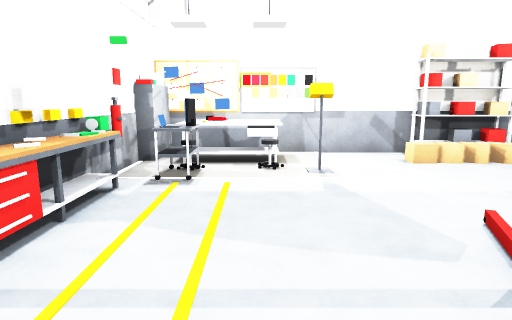
view 1 (above)

24 first-person views from a walk through a Unity game level. The camera is 1.4 m above the floor, tilts 10° down and sees 75° across. Doors are open. The floor is counted in squares, 1 m on a side. Each view is taken from the middle of a square. On the plan, view 1 faces up. The plan holds only what a view shows up to about 15 squares ahead; the rest is blank. The place goes on beyond the plan. The player is left out. Some surface patterns are stand-ins.

view 2
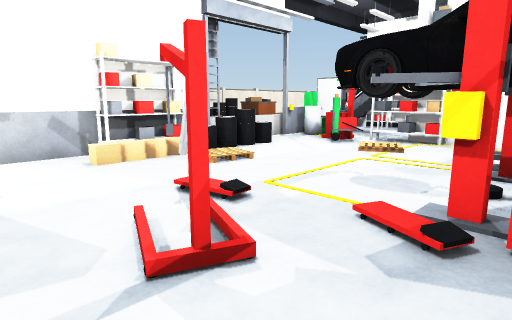

view 3
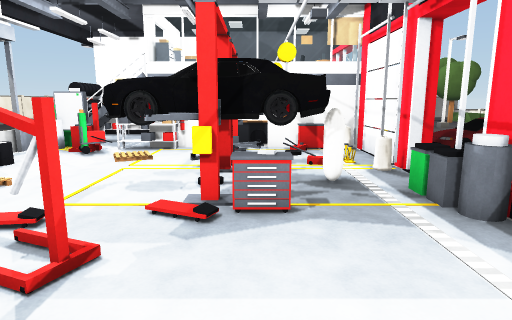

view 4
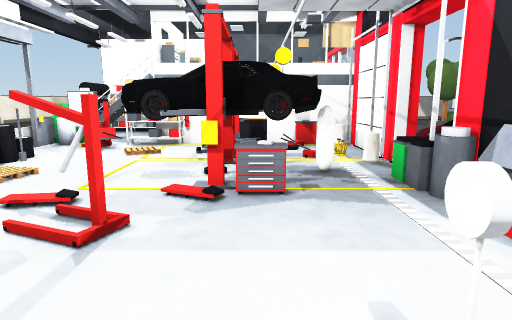

view 5
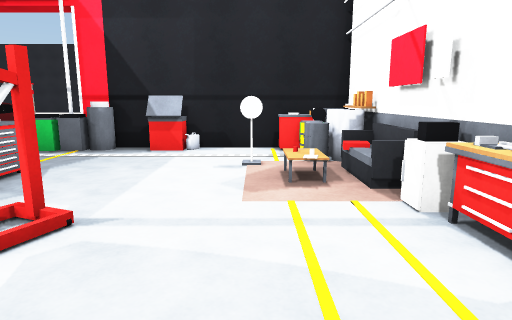

view 6
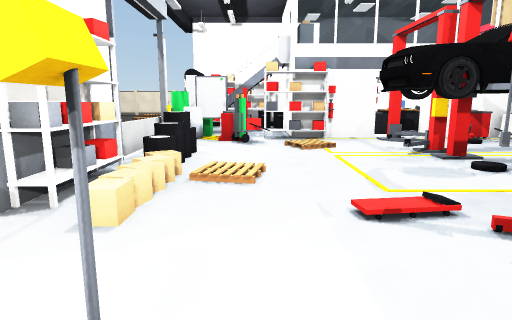

view 7
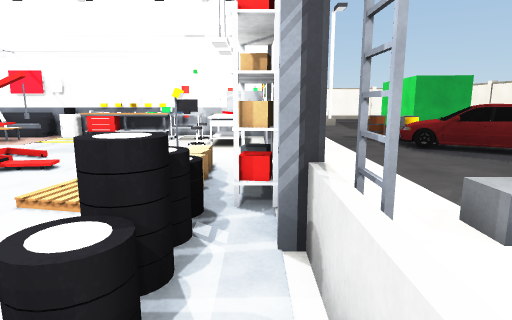

view 8
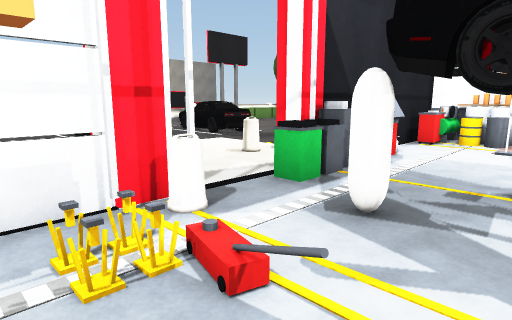

view 9
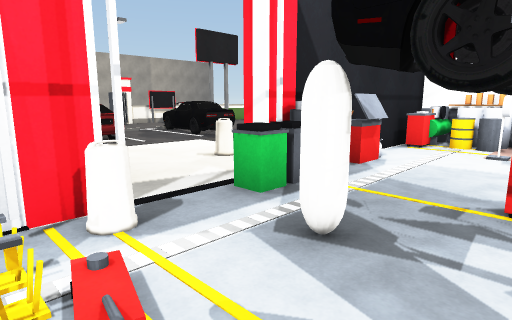

view 10
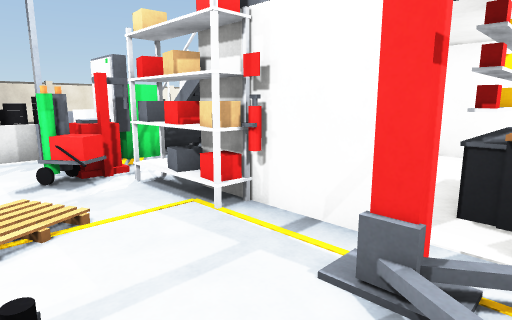

view 11
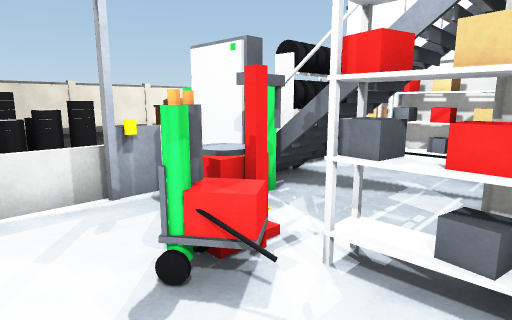

view 12
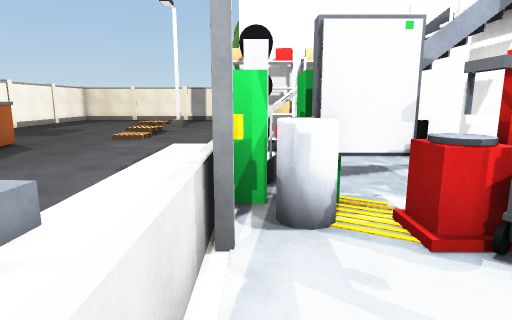

view 13
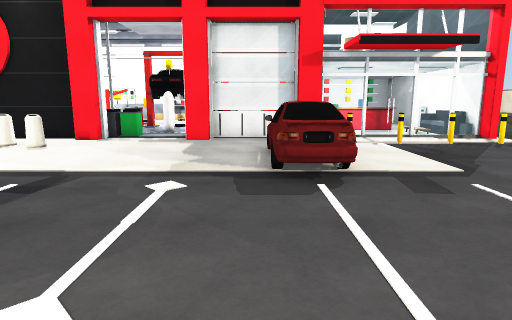

view 14
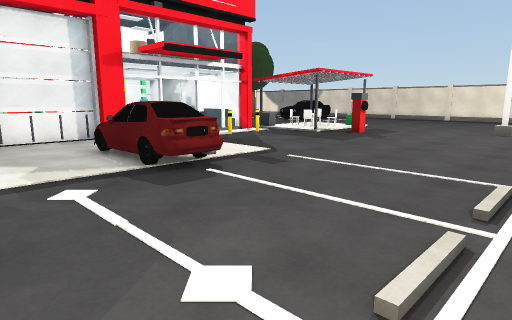

view 15
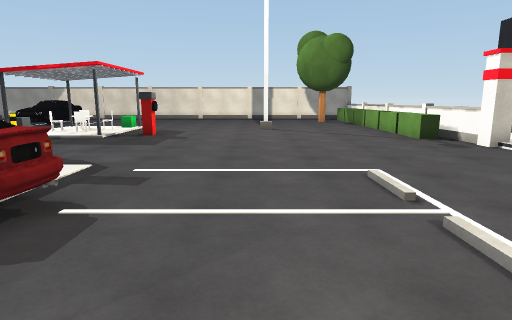

view 16
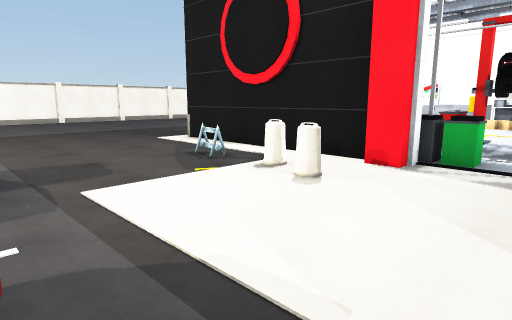

view 17
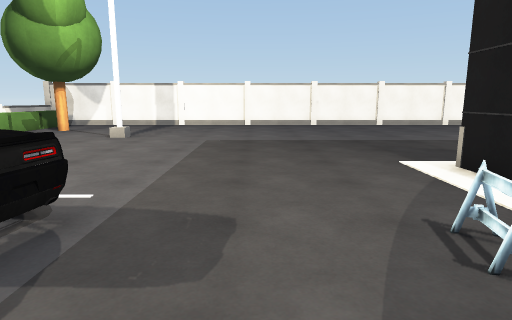

view 18
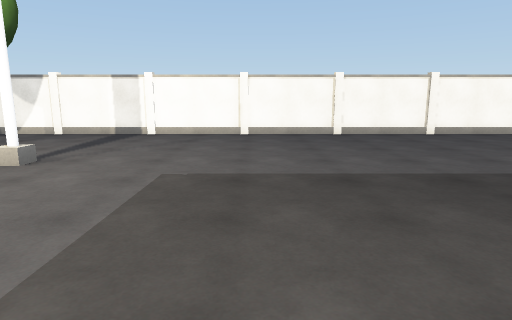

view 19
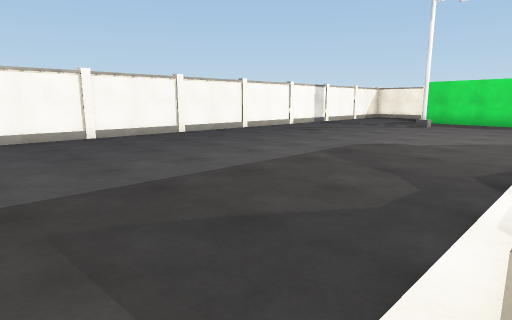

view 20
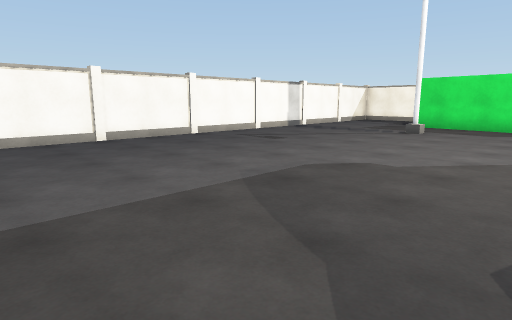

view 21
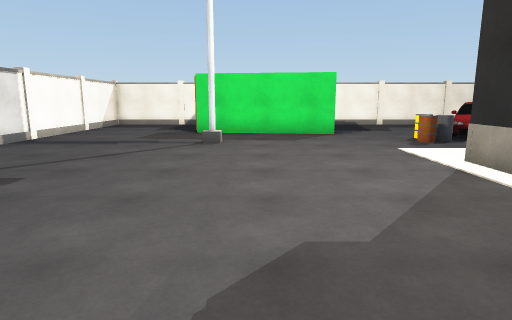

view 22
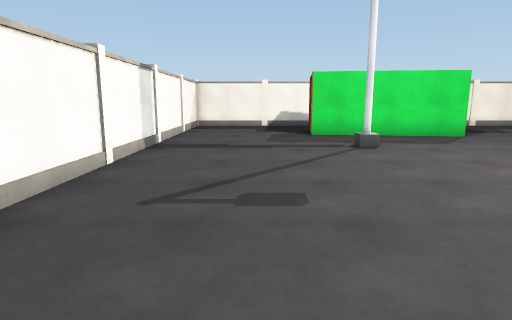

view 23
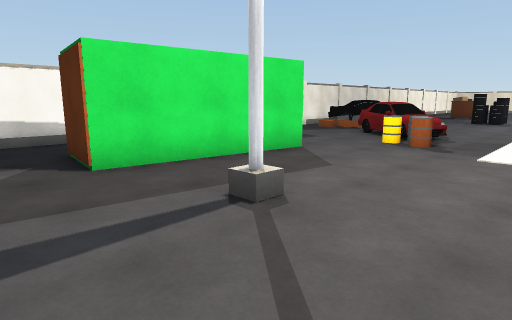

view 24
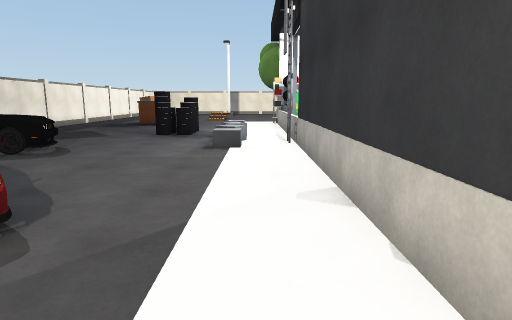

### Floor plan
Points are (right, up) in squares from view 1. A wall is a line through its corners. A room is listed if a view was taken in it or the views show most of it. See-through windows are left out.
Room 1 (views 1, 2, 3, 4, 5, 6, 7, 8, 9, 10, 11, 12, 13, 14, 15, 16, 17, 18, 19, 20, 21, 22, 23, 24)
walls: (2, -3.6) (3.1, -3.6) (3.1, -3.9); (4.4, -4.6) (-3.2, -4.6); (5.3, -4.4) (5.3, -5) (4.5, -5); (-2.7, 0.5) (-2.7, -0.9); (-2.8, 2.6) (-2.8, -1.5); (-2.8, -3.4) (-2.8, -4.3) (3.6, -4.3); (9.4, -4.3) (12.5, -4.3); (6.6, 8.6) (6.6, 9.4); (4.3, 9.3) (-1.5, 9.3); (4.4, 9.4) (4.4, 8.6); (-2.8, 8) (-2.8, 6.4); (-3.1, 8.1) (-3.1, 9.8); (13.2, 1.2) (13.2, 2.6); (-1.5, 9.6) (10, 9.6); (13.2, -3.5) (13.2, -2.4); (8, 9.8) (8, 9.3) (6.4, 9.3); (13.4, -5) (12.6, -5) (12.6, -4.4) (9.3, -4.4) (9.3, -5) (8.5, -5) (8.5, -4.4); (13.2, 5.6) (12.5, 5.6); (13.4, 7.8) (13.4, 8.3); (13.4, 8.7) (13.4, 9.4); (19.4, -4.6) (16.8, -4.6); (19.3, -5.1) (19.3, -1.6); (-4.5, 16.3) (-10.7, 17.1) (-10.5, 18.5); (-16.4, 18.2) (-16.4, -17.5)
low walls: (-1.5, -3.6) (-0.7, -3.6) (-0.7, -4.1); (14.4, 0.5) (14.4, 1.1); (12.4, 9.5) (8, 9.5)
ways out: opening at (14, 7); open door at (-3.7, 7.3)
objects: other object (-10, -15) to (-9, -14); other object (-10, 13) to (-9, 14); other object (-3, -3); other object (-3, -2); other object (-3, 3); other object (-3, 4); other object (-3, 5); other object (-3, 6); other object (-3, 8) to (-2, 9); other object (-2, -4); other object (-2, -3); other object (-2, -2); other object (-2, -1); other object (-2, 1) to (-2, 2); other object (-2, 3) to (-2, 5); other object (-2, 6) to (-1, 7); other object (-2, 9); other object (-2, 14); other object (-2, 15) to (-1, 15); other object (-1, -3); other object (-1, -2); other object (-1, 7) to (0, 8); other object (-1, 14); other object (0, -13) to (1, -11); other object (0, -1); other object (0, 14) to (2, 17); other object (1, -7); other object (1, 7); other object (3, -7) to (3, -6); other object (3, 2) to (3, 3); other object (4, -7); other object (4, -4) to (5, -4); other object (5, -13) to (5, -12); other object (5, -1) to (5, 0); other object (5, 1) to (6, 2); other object (5, 9); other object (6, -4); other object (6, -1) to (6, 0); other object (6, 2) to (8, 3); other object (6, 9); other object (6, 17) to (7, 18); other object (7, 1); other object (7, 8); other object (8, -4) to (9, -4); other object (8, -1); other object (8, 0) to (8, 1); other object (8, 8); other object (9, 1) to (10, 1); other object (9, 8) to (10, 8); other object (9, 10); other object (10, -1); other object (11, -11) to (13, -7); other object (11, 6); other object (11, 7); other object (11, 12); other object (11, 14); other object (11, 15); other object (12, 1); other object (12, 5); other object (12, 6); other object (12, 7); other object (12, 9); other object (12, 12); other object (12, 14); other object (12, 15) to (13, 15); other object (13, -4); other object (13, -2); other object (13, 3); other object (13, 4); other object (13, 5); other object (13, 7); other object (13, 8) to (13, 9); other object (13, 14); other object (14, -6); other object (14, -4); other object (14, -3); other object (14, -1); other object (14, 0); other object (15, -1) to (15, 0); other object (16, -6); other object (16, -5); other object (17, -6); other object (19, -6); other object (19, 9); other object (19, 17) to (20, 17); other object (21, -8); other object (21, -5) to (22, -5); other object (22, -10) to (22, -9); other object (22, -6); other object (23, -5)

Positions as (right, up) in squares from view 1, and headings:
1: (0, 0), facing up
2: (1, 0), facing up-right
3: (-1, 0), facing right
4: (-2, 0), facing right
5: (0, 6), facing down
6: (0, 6), facing right
7: (11, 9), facing left
8: (11, 0), facing down-left
9: (10, 0), facing down-left
10: (10, 0), facing up-right
11: (10, 4), facing up-right
12: (9, 9), facing right
13: (11, -17), facing up
14: (8, -17), facing up-right
15: (8, -14), facing right
16: (8, -12), facing up-left
17: (4, -9), facing left
18: (-2, -9), facing left
19: (-3, -6), facing up-left
20: (-4, -2), facing up-left
21: (-8, 2), facing up
22: (-13, 3), facing up
23: (-13, 10), facing up-right
24: (-3, 11), facing right
